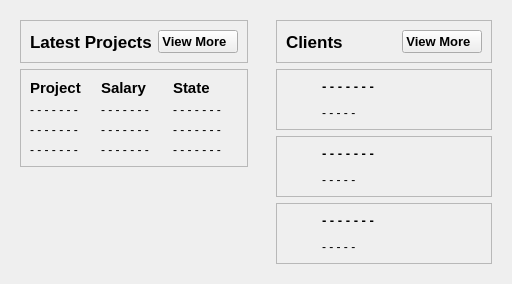
        <widget class="QWidget" name="mainFrame_3" native="true">
         <property name="sizePolicy">
          <sizepolicy hsizetype="Preferred" vsizetype="Expanding">
           <horstretch>0</horstretch>
           <verstretch>0</verstretch>
          </sizepolicy>
         </property>
         <layout class="QHBoxLayout" name="horizontalLayout_41">
          <property name="spacing">
           <number>10</number>
          </property>
          <item>
           <widget class="QWidget" name="widget_14" native="true">
            <layout class="QVBoxLayout" name="verticalLayout_31">
             <item alignment="Qt::AlignTop">
              <widget class="QFrame" name="frame_36">
               <property name="frameShape">
                <enum>QFrame::StyledPanel</enum>
               </property>
               <property name="frameShadow">
                <enum>QFrame::Raised</enum>
               </property>
               <layout class="QHBoxLayout" name="horizontalLayout_42">
                <item alignment="Qt::AlignLeft">
                 <widget class="QLabel" name="label_102">
                  <property name="font">
                   <font>
                    <pointsize>13</pointsize>
                    <weight>75</weight>
                    <bold>true</bold>
                   </font>
                  </property>
                  <property name="text">
                   <string>Latest Projects</string>
                  </property>
                 </widget>
                </item>
                <item alignment="Qt::AlignRight">
                 <widget class="QPushButton" name="pushButton_30">
                  <property name="font">
                   <font>
                    <pointsize>10</pointsize>
                    <weight>75</weight>
                    <bold>true</bold>
                   </font>
                  </property>
                  <property name="text">
                   <string>View More  </string>
                  </property>
                  <property name="icon">
                   <iconset>
                    <normaloff>:/whiteIcons/assets/icons/white/arrow-right.svg</normaloff>:/whiteIcons/assets/icons/white/arrow-right.svg</iconset>
                  </property>
                  <property name="iconSize">
                   <size>
                    <width>24</width>
                    <height>24</height>
                   </size>
                  </property>
                 </widget>
                </item>
               </layout>
              </widget>
             </item>
             <item alignment="Qt::AlignTop">
              <widget class="QFrame" name="frame_37">
               <property name="sizePolicy">
                <sizepolicy hsizetype="Preferred" vsizetype="Expanding">
                 <horstretch>0</horstretch>
                 <verstretch>0</verstretch>
                </sizepolicy>
               </property>
               <property name="frameShape">
                <enum>QFrame::StyledPanel</enum>
               </property>
               <property name="frameShadow">
                <enum>QFrame::Raised</enum>
               </property>
               <layout class="QGridLayout" name="gridLayout_3">
                <item row="2" column="2">
                 <widget class="QLabel" name="label_103">
                  <property name="text">
                   <string>- - - - - - -</string>
                  </property>
                 </widget>
                </item>
                <item row="0" column="2">
                 <widget class="QLabel" name="label_104">
                  <property name="font">
                   <font>
                    <pointsize>11</pointsize>
                    <weight>75</weight>
                    <bold>true</bold>
                   </font>
                  </property>
                  <property name="text">
                   <string>State</string>
                  </property>
                 </widget>
                </item>
                <item row="0" column="0">
                 <widget class="QLabel" name="label_105">
                  <property name="font">
                   <font>
                    <pointsize>11</pointsize>
                    <weight>75</weight>
                    <bold>true</bold>
                   </font>
                  </property>
                  <property name="text">
                   <string>Project</string>
                  </property>
                 </widget>
                </item>
                <item row="1" column="2">
                 <widget class="QLabel" name="label_106">
                  <property name="text">
                   <string>- - - - - - -</string>
                  </property>
                 </widget>
                </item>
                <item row="2" column="0">
                 <widget class="QLabel" name="label_107">
                  <property name="text">
                   <string>- - - - - - -</string>
                  </property>
                 </widget>
                </item>
                <item row="0" column="1">
                 <widget class="QLabel" name="label_108">
                  <property name="font">
                   <font>
                    <pointsize>11</pointsize>
                    <weight>75</weight>
                    <bold>true</bold>
                   </font>
                  </property>
                  <property name="text">
                   <string>Salary</string>
                  </property>
                 </widget>
                </item>
                <item row="3" column="0">
                 <widget class="QLabel" name="label_109">
                  <property name="text">
                   <string>- - - - - - -</string>
                  </property>
                 </widget>
                </item>
                <item row="2" column="1">
                 <widget class="QLabel" name="label_110">
                  <property name="text">
                   <string>- - - - - - -</string>
                  </property>
                 </widget>
                </item>
                <item row="1" column="1">
                 <widget class="QLabel" name="label_111">
                  <property name="text">
                   <string>- - - - - - -</string>
                  </property>
                 </widget>
                </item>
                <item row="3" column="1">
                 <widget class="QLabel" name="label_112">
                  <property name="text">
                   <string>- - - - - - -</string>
                  </property>
                 </widget>
                </item>
                <item row="1" column="0">
                 <widget class="QLabel" name="label_113">
                  <property name="text">
                   <string>- - - - - - -</string>
                  </property>
                 </widget>
                </item>
                <item row="3" column="2">
                 <widget class="QLabel" name="label_114">
                  <property name="text">
                   <string>- - - - - - -</string>
                  </property>
                 </widget>
                </item>
               </layout>
              </widget>
             </item>
             <item>
              <spacer name="verticalSpacer_3">
               <property name="orientation">
                <enum>Qt::Vertical</enum>
               </property>
               <property name="sizeHint" stdset="0">
                <size>
                 <width>20</width>
                 <height>40</height>
                </size>
               </property>
              </spacer>
             </item>
            </layout>
           </widget>
          </item>
          <item>
           <widget class="QWidget" name="widget_15" native="true">
            <layout class="QVBoxLayout" name="verticalLayout_32">
             <property name="leftMargin">
              <number>9</number>
             </property>
             <item>
              <widget class="QFrame" name="frame_38">
               <property name="frameShape">
                <enum>QFrame::StyledPanel</enum>
               </property>
               <property name="frameShadow">
                <enum>QFrame::Raised</enum>
               </property>
               <layout class="QHBoxLayout" name="horizontalLayout_43">
                <item>
                 <widget class="QLabel" name="label_115">
                  <property name="font">
                   <font>
                    <pointsize>13</pointsize>
                    <weight>75</weight>
                    <bold>true</bold>
                   </font>
                  </property>
                  <property name="text">
                   <string>Clients</string>
                  </property>
                 </widget>
                </item>
                <item alignment="Qt::AlignRight">
                 <widget class="QPushButton" name="pushButton_31">
                  <property name="font">
                   <font>
                    <pointsize>10</pointsize>
                    <weight>75</weight>
                    <bold>true</bold>
                   </font>
                  </property>
                  <property name="text">
                   <string>View More  </string>
                  </property>
                  <property name="icon">
                   <iconset>
                    <normaloff>:/whiteIcons/assets/icons/white/arrow-right.svg</normaloff>:/whiteIcons/assets/icons/white/arrow-right.svg</iconset>
                  </property>
                  <property name="iconSize">
                   <size>
                    <width>24</width>
                    <height>24</height>
                   </size>
                  </property>
                 </widget>
                </item>
               </layout>
              </widget>
             </item>
             <item>
              <widget class="QFrame" name="frame_39">
               <property name="frameShape">
                <enum>QFrame::StyledPanel</enum>
               </property>
               <property name="frameShadow">
                <enum>QFrame::Raised</enum>
               </property>
               <layout class="QHBoxLayout" name="horizontalLayout_44">
                <item>
                 <widget class="QLabel" name="label_116">
                  <property name="minimumSize">
                   <size>
                    <width>30</width>
                    <height>30</height>
                   </size>
                  </property>
                  <property name="maximumSize">
                   <size>
                    <width>30</width>
                    <height>30</height>
                   </size>
                  </property>
                  <property name="text">
                   <string/>
                  </property>
                  <property name="pixmap">
                   <pixmap>:/whiteIcons/assets/icons/white/user-check.svg</pixmap>
                  </property>
                  <property name="scaledContents">
                   <bool>true</bool>
                  </property>
                 </widget>
                </item>
                <item>
                 <widget class="QLabel" name="label_117">
                  <property name="text">
                   <string>&lt;html&gt;&lt;head/&gt;&lt;body&gt;&lt;p&gt;&lt;span style=&quot; font-size:10pt; font-weight:600;&quot;&gt;- - - - - - -&lt;/span&gt;&lt;/p&gt;&lt;p&gt;- - - - - &lt;/p&gt;&lt;/body&gt;&lt;/html&gt;</string>
                  </property>
                 </widget>
                </item>
                <item>
                 <widget class="QLabel" name="label_118">
                  <property name="minimumSize">
                   <size>
                    <width>30</width>
                    <height>30</height>
                   </size>
                  </property>
                  <property name="maximumSize">
                   <size>
                    <width>30</width>
                    <height>30</height>
                   </size>
                  </property>
                  <property name="text">
                   <string/>
                  </property>
                  <property name="pixmap">
                   <pixmap>:/whiteIcons/assets/icons/white/facebook.svg</pixmap>
                  </property>
                  <property name="scaledContents">
                   <bool>true</bool>
                  </property>
                 </widget>
                </item>
                <item>
                 <widget class="QLabel" name="label_119">
                  <property name="minimumSize">
                   <size>
                    <width>30</width>
                    <height>30</height>
                   </size>
                  </property>
                  <property name="maximumSize">
                   <size>
                    <width>30</width>
                    <height>30</height>
                   </size>
                  </property>
                  <property name="text">
                   <string/>
                  </property>
                  <property name="pixmap">
                   <pixmap>:/whiteIcons/assets/icons/white/message-circle.svg</pixmap>
                  </property>
                  <property name="scaledContents">
                   <bool>true</bool>
                  </property>
                 </widget>
                </item>
                <item>
                 <widget class="QLabel" name="label_120">
                  <property name="minimumSize">
                   <size>
                    <width>30</width>
                    <height>30</height>
                   </size>
                  </property>
                  <property name="maximumSize">
                   <size>
                    <width>30</width>
                    <height>30</height>
                   </size>
                  </property>
                  <property name="text">
                   <string/>
                  </property>
                  <property name="pixmap">
                   <pixmap>:/whiteIcons/assets/icons/white/phone-call.svg</pixmap>
                  </property>
                  <property name="scaledContents">
                   <bool>true</bool>
                  </property>
                 </widget>
                </item>
               </layout>
              </widget>
             </item>
             <item>
              <widget class="QFrame" name="frame_40">
               <property name="frameShape">
                <enum>QFrame::StyledPanel</enum>
               </property>
               <property name="frameShadow">
                <enum>QFrame::Raised</enum>
               </property>
               <layout class="QHBoxLayout" name="horizontalLayout_45">
                <item>
                 <widget class="QLabel" name="label_121">
                  <property name="minimumSize">
                   <size>
                    <width>30</width>
                    <height>30</height>
                   </size>
                  </property>
                  <property name="maximumSize">
                   <size>
                    <width>30</width>
                    <height>30</height>
                   </size>
                  </property>
                  <property name="text">
                   <string/>
                  </property>
                  <property name="pixmap">
                   <pixmap>:/whiteIcons/assets/icons/white/user-check.svg</pixmap>
                  </property>
                  <property name="scaledContents">
                   <bool>true</bool>
                  </property>
                 </widget>
                </item>
                <item>
                 <widget class="QLabel" name="label_122">
                  <property name="text">
                   <string>&lt;html&gt;&lt;head/&gt;&lt;body&gt;&lt;p&gt;&lt;span style=&quot; font-size:10pt; font-weight:600;&quot;&gt;- - - - - - -&lt;/span&gt;&lt;/p&gt;&lt;p&gt;- - - - - &lt;/p&gt;&lt;/body&gt;&lt;/html&gt;</string>
                  </property>
                 </widget>
                </item>
                <item>
                 <widget class="QLabel" name="label_123">
                  <property name="minimumSize">
                   <size>
                    <width>30</width>
                    <height>30</height>
                   </size>
                  </property>
                  <property name="maximumSize">
                   <size>
                    <width>30</width>
                    <height>30</height>
                   </size>
                  </property>
                  <property name="text">
                   <string/>
                  </property>
                  <property name="pixmap">
                   <pixmap>:/whiteIcons/assets/icons/white/facebook.svg</pixmap>
                  </property>
                  <property name="scaledContents">
                   <bool>true</bool>
                  </property>
                 </widget>
                </item>
                <item>
                 <widget class="QLabel" name="label_124">
                  <property name="minimumSize">
                   <size>
                    <width>30</width>
                    <height>30</height>
                   </size>
                  </property>
                  <property name="maximumSize">
                   <size>
                    <width>30</width>
                    <height>30</height>
                   </size>
                  </property>
                  <property name="text">
                   <string/>
                  </property>
                  <property name="pixmap">
                   <pixmap>:/whiteIcons/assets/icons/white/message-circle.svg</pixmap>
                  </property>
                  <property name="scaledContents">
                   <bool>true</bool>
                  </property>
                 </widget>
                </item>
                <item>
                 <widget class="QLabel" name="label_125">
                  <property name="minimumSize">
                   <size>
                    <width>30</width>
                    <height>30</height>
                   </size>
                  </property>
                  <property name="maximumSize">
                   <size>
                    <width>30</width>
                    <height>30</height>
                   </size>
                  </property>
                  <property name="text">
                   <string/>
                  </property>
                  <property name="pixmap">
                   <pixmap>:/whiteIcons/assets/icons/white/phone-call.svg</pixmap>
                  </property>
                  <property name="scaledContents">
                   <bool>true</bool>
                  </property>
                 </widget>
                </item>
               </layout>
              </widget>
             </item>
             <item>
              <widget class="QFrame" name="frame_41">
               <property name="frameShape">
                <enum>QFrame::StyledPanel</enum>
               </property>
               <property name="frameShadow">
                <enum>QFrame::Raised</enum>
               </property>
               <layout class="QHBoxLayout" name="horizontalLayout_46">
                <item>
                 <widget class="QLabel" name="label_126">
                  <property name="minimumSize">
                   <size>
                    <width>30</width>
                    <height>30</height>
                   </size>
                  </property>
                  <property name="maximumSize">
                   <size>
                    <width>30</width>
                    <height>30</height>
                   </size>
                  </property>
                  <property name="text">
                   <string/>
                  </property>
                  <property name="pixmap">
                   <pixmap>:/whiteIcons/assets/icons/white/user-check.svg</pixmap>
                  </property>
                  <property name="scaledContents">
                   <bool>true</bool>
                  </property>
                 </widget>
                </item>
                <item>
                 <widget class="QLabel" name="label_127">
                  <property name="text">
                   <string>&lt;html&gt;&lt;head/&gt;&lt;body&gt;&lt;p&gt;&lt;span style=&quot; font-size:10pt; font-weight:600;&quot;&gt;- - - - - - -&lt;/span&gt;&lt;/p&gt;&lt;p&gt;- - - - - &lt;/p&gt;&lt;/body&gt;&lt;/html&gt;</string>
                  </property>
                 </widget>
                </item>
                <item>
                 <widget class="QLabel" name="label_128">
                  <property name="minimumSize">
                   <size>
                    <width>30</width>
                    <height>30</height>
                   </size>
                  </property>
                  <property name="maximumSize">
                   <size>
                    <width>30</width>
                    <height>30</height>
                   </size>
                  </property>
                  <property name="text">
                   <string/>
                  </property>
                  <property name="pixmap">
                   <pixmap>:/whiteIcons/assets/icons/white/facebook.svg</pixmap>
                  </property>
                  <property name="scaledContents">
                   <bool>true</bool>
                  </property>
                 </widget>
                </item>
                <item>
                 <widget class="QLabel" name="label_129">
                  <property name="minimumSize">
                   <size>
                    <width>30</width>
                    <height>30</height>
                   </size>
                  </property>
                  <property name="maximumSize">
                   <size>
                    <width>30</width>
                    <height>30</height>
                   </size>
                  </property>
                  <property name="text">
                   <string/>
                  </property>
                  <property name="pixmap">
                   <pixmap>:/whiteIcons/assets/icons/white/message-circle.svg</pixmap>
                  </property>
                  <property name="scaledContents">
                   <bool>true</bool>
                  </property>
                 </widget>
                </item>
                <item>
                 <widget class="QLabel" name="label_130">
                  <property name="minimumSize">
                   <size>
                    <width>30</width>
                    <height>30</height>
                   </size>
                  </property>
                  <property name="maximumSize">
                   <size>
                    <width>30</width>
                    <height>30</height>
                   </size>
                  </property>
                  <property name="text">
                   <string/>
                  </property>
                  <property name="pixmap">
                   <pixmap>:/whiteIcons/assets/icons/white/phone-call.svg</pixmap>
                  </property>
                  <property name="scaledContents">
                   <bool>true</bool>
                  </property>
                 </widget>
                </item>
               </layout>
              </widget>
             </item>
            </layout>
           </widget>
          </item>
         </layout>
        </widget>
